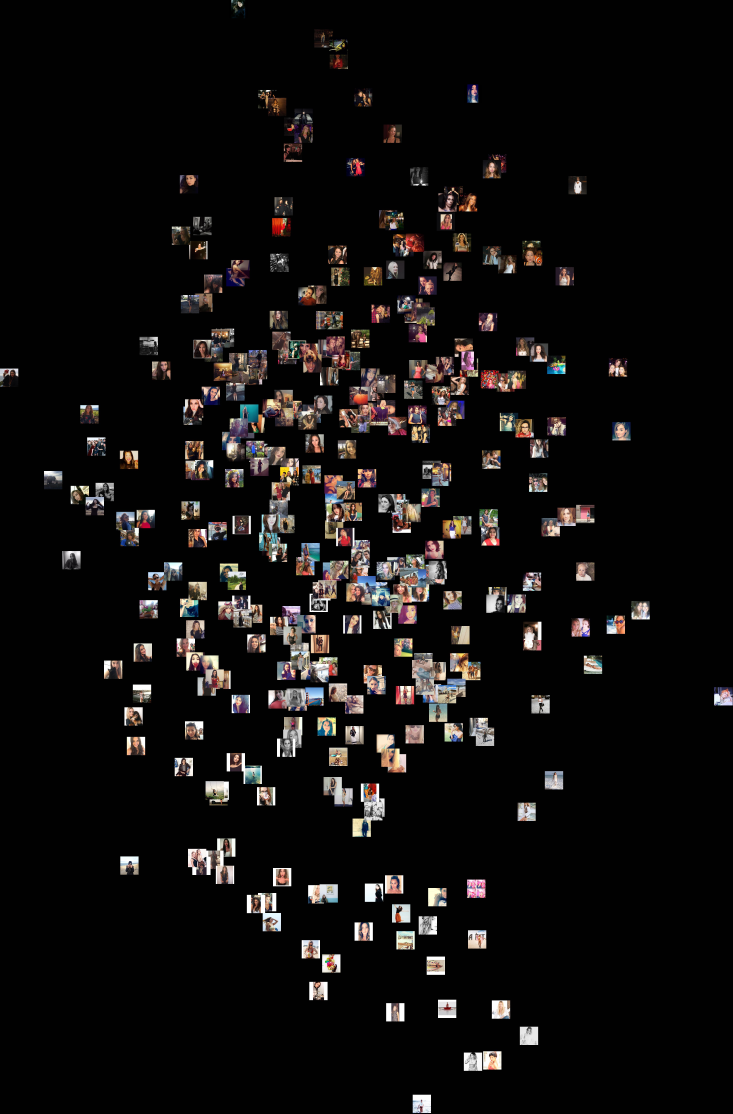
#> input picture tsne_trials/first_pic_girls.jpeg, 5128 x 7792 px, given as the content of the folder CF_ALL_faces, which was not available (shown at 1/7 size)
$ python tsne.py   (older library calls are emulated)
#> lines starting #> are read from the running program, lines starting #| are printed output that depends on the picture; pictures that were not available may be replaced by others from this repository, and a replacement may not be noted
'''
- make this into an api
'''

from sklearn.manifold import TSNE
from matplotlib import pyplot as plt
from tsne_grid_search_tool import find_best_tsne_plot, save_plots_with_params
import numpy as np
from PIL import Image
import os, glob
import pandas as pd


GRID_SEARCHED_PARAMS_FOR_GUYS_FIRST_PIC  = {'perplexity': 45, 'n_iter': 5000, 'init': 'pca', 'learning_rate': 1000, 'early_exaggeration': 6.0}
GRID_SEARCHED_PARAMS_FOR_GUYS  = {'perplexity': 25, 'n_iter': 5000, 'init': 'pca', 'learning_rate': 1000, 'early_exaggeration': 6.0}

GRID_SEARCHED_PARAMS_FOR_GIRLS_FIRST_PIC  ={'perplexity': 35, 'n_iter': 5000, 'init': 'pca', 'learning_rate': 1000, 'early_exaggeration': 6.0}


def multithread_map(fn, work_list, num_workers=50):
    from concurrent.futures import ThreadPoolExecutor
    '''
    spawns a threadpool and assigns num_workers to some
    list, array, or any other container. Motivation behind
    this was for functions that involve scraping.
    '''
    with ThreadPoolExecutor(max_workers=num_workers) as executor:
        return list(executor.map(fn, work_list))

# [54 lines left out: function image_scatter_plot, not called in this run]


def rescaler(im_file, size=(128, 128)):
#> called with im_file = '_only/first_pic_girls.jpeg', size = (128, 128)
    try:
        im = Image.open(im_file)
#> im is the input picture: PIL image 5128x7792 RGB; mean R, G, B 17.7, 15.6, 14.8
        width, height= (im.size)
#> width = 5128; height = 7792


        #checks if the image is already smaller than the thumbnail
        if width < size[0] or height < size[1]:
            raise IOError

        im = im.resize(size, Image.ANTIALIAS)
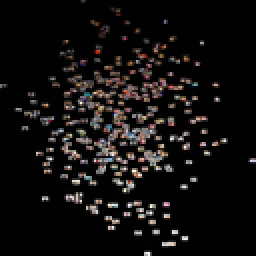
#> im: PIL image 128x128 RGB (shown 2 times larger); mean R, G, B 18.3, 16.1, 15.3
#> in main, `arrays_rescaled = multithread_map(rescaler, glob.glob(path))`: arrays_rescaled = 1 item
        return im

    except IOError:
        print ("cannot create thumbnail for '%s'" % im_file)
        return None


# [7 lines left out: function dedupe_numpy_array, not called in this run]


def dedupe_list_of_obj(list_of_obj):
#refactor thsi

    new_list = []
    for img in list_of_obj:
        if img in new_list:
            continue
        new_list.append(img)
#> this loop made 1 pass
#> after the loop, new_list = 1 item
    print(len(new_list), len(list_of_obj))
#| 1 1
    return new_list

def main(path, save_fname, save_plots_fname):


    #rescales
    if type(path) == list:
        print ('=' * 100)
        print ('Looking in the following path--')
        print (path[:1])
        print ('=' * 100)

        arrays_rescaled = multithread_map(rescaler, path)

    else:
        print ('=' * 100)
        print ('Looking in the following path--')
        print (path)
        print ('=' * 100)

        arrays_rescaled = multithread_map(rescaler, glob.glob(path))

    #this should be a raise error
    if len(arrays_rescaled) == 0:
        print('no files loaded, check path')
        return None

    #clean-up
    arrays_rescaled = [img for img in arrays_rescaled if img != None]

    #add flag for this
    arrays_rescaled = dedupe_list_of_obj (arrays_rescaled)

    X = np.array(list(map(lambda x: np.array(np.array(x, dtype=np.float32)), arrays_rescaled)))
    arr_pics_feature_matrix = rgb_arrays_to_flattened_feature_matrix(X)


    #grid search needs to be dropped in here
    # params_dic = find_best_tsne_plot(arr_pics_feature_matrix)
    # save_plots_with_params(params_dic, save_plots_fname)

    tsne_embeddings = TSNE().fit_transform(arr_pics_feature_matrix)

    plot_data = image_scatter_plot(
                tsne_scatter_plot=tsne_embeddings,
                images=X,
                res=5000
            )

    print(plot_data.shape)
    im = Image.fromarray(np.uint8(plot_data))
    im.show()

    if save_fname:
        im.save(save_fname, 'JPEG')


def rgb_arrays_to_flattened_feature_matrix(array_of_images):
    '''
    I: a list of numpy arrays of images eg [np.array(image_file1), np.array(image_file2)]
    O: numpy array of these images flattened into row form
    '''

    pics = np.array(array_of_images[0].ravel())
    for index in range(1, len(array_of_images)):
        pics = np.c_[pics, array_of_images[index].ravel()]
#> this loop made 0 passes
    return pics.T


if __name__ == '__main__':

# [6 lines of commented-out code are left out]

#> (the run stopped early here; a loop or call above may not have finished)

$ run again, on tsne_trials/CF_all.jpeg
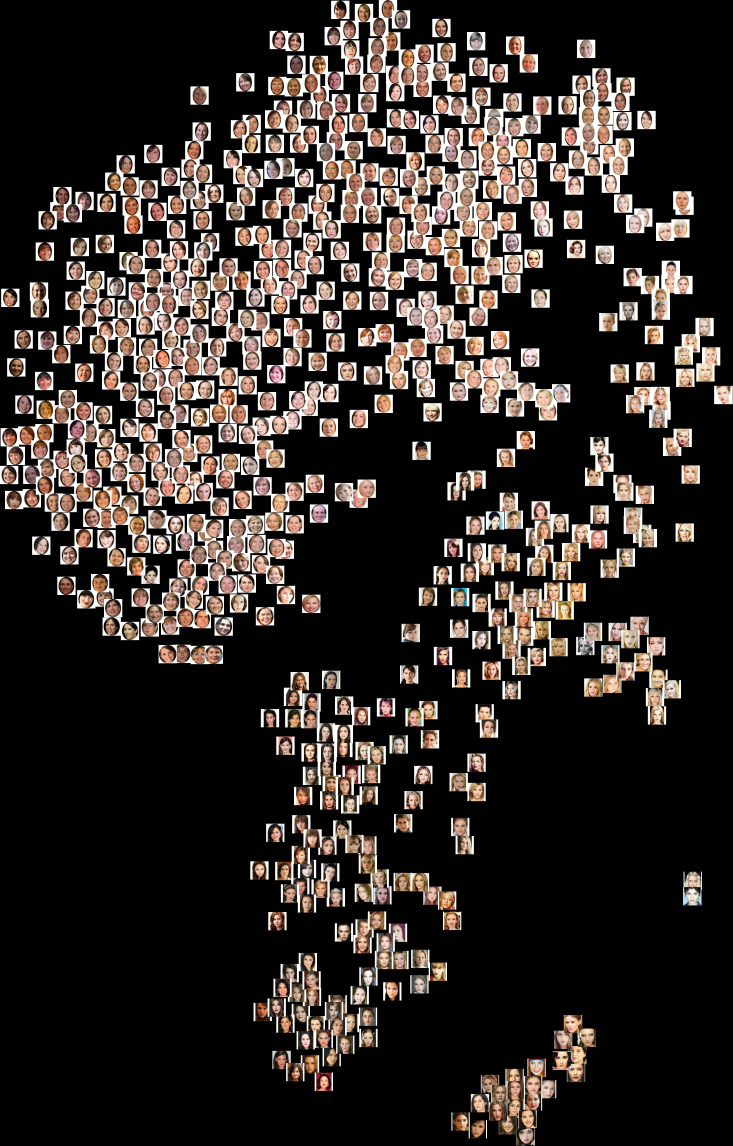
#> input picture tsne_trials/CF_all.jpeg, 5128 x 8017 px, given as the content of the folder CF_ALL_faces, which was not available (shown at 1/7 size)
#> in rescaler, im is the input picture: PIL image 5128x8017 RGB; mean R, G, B 52.7, 46, 42.3
#> in rescaler, `im = im.resize(size, Image.ANTIALIAS)`:
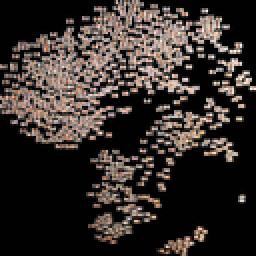
#> im: PIL image 128x128 RGB (shown 2 times larger); mean R, G, B 53.9, 47.1, 43.3
#> arrays_rescaled = 1 item
#> the loop in dedupe_list_of_obj, `for img in list_of_obj:` made 1 pass
#| 1 1

$ run again, on tsne_trials/CF_hot.jpeg
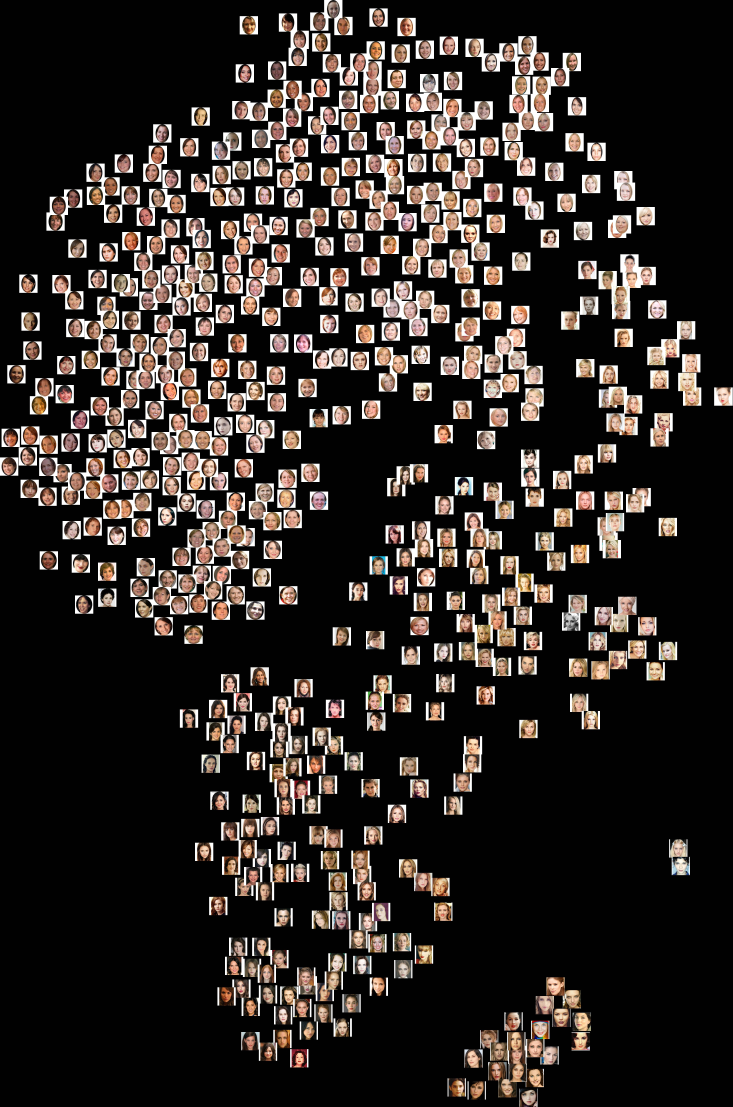
#> input picture tsne_trials/CF_hot.jpeg, 5128 x 7749 px, given as the content of the folder CF_ALL_faces, which was not available (shown at 1/7 size)
#> in rescaler, im is the input picture: PIL image 5128x7749 RGB; mean R, G, B 47.3, 41.4, 38
#> in rescaler, `im = im.resize(size, Image.ANTIALIAS)`:
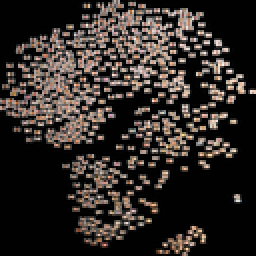
#> im: PIL image 128x128 RGB (shown 2 times larger); mean R, G, B 48.6, 42.6, 39.2
#> arrays_rescaled = 1 item
#> the loop in dedupe_list_of_obj, `for img in list_of_obj:` made 1 pass
#| 1 1
